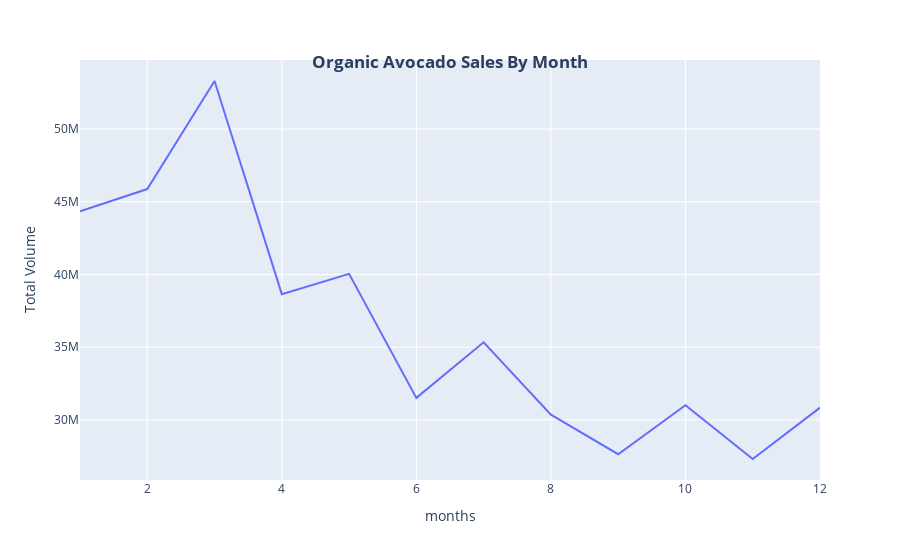

Notebook cell for this chart:
### Code cell
monthly_org = organic_avocado.groupby('Month',sort=False
)['Total Volume'].sum()
line(monthly_org, x=monthly_org.index, y=monthly_org.values, title='Organic Avocado Sales by Month', xlabel='months',ylabel='Total Volume',)

### Figure 1 — Plotly figure (JSON) as saved in the notebook; plotly's stock layout.template omitted (floating-point values rounded to 4 significant figures)
{"data": [{"hovertemplate": "Month=%{x}<br>y=%{y}<extra></extra>", "legendgroup": "", "line": {"color": "#636efa", "dash": "solid"}, "marker": {"symbol": "circle"}, "mode": "lines", "name": "", "orientation": "v", "showlegend": false, "type": "scatter", "x": [12, 11, 10, 9, 8, 7, 6, 5, 4, 3, 2, 1], "xaxis": "x", "y": [30840000.0, 27310000.0, 31000000.0, 27640000.0, 30360000.0, 35330000.0, 31510000.0, 40040000.0, 38640000.0, 53300000.0, 45870000.0, 44330000.0], "yaxis": "y"}], "layout": {"legend": {"tracegroupgap": 0}, "margin": {"t": 60}, "title": {"text": "<b>Organic Avocado Sales By Month</b>", "x": 0.5, "xanchor": "center", "y": 0.9, "yanchor": "top"}, "xaxis": {"anchor": "y", "domain": [0, 1], "title": {"text": "months"}}, "yaxis": {"anchor": "x", "domain": [0, 1], "title": {"text": "Total Volume"}}}}
